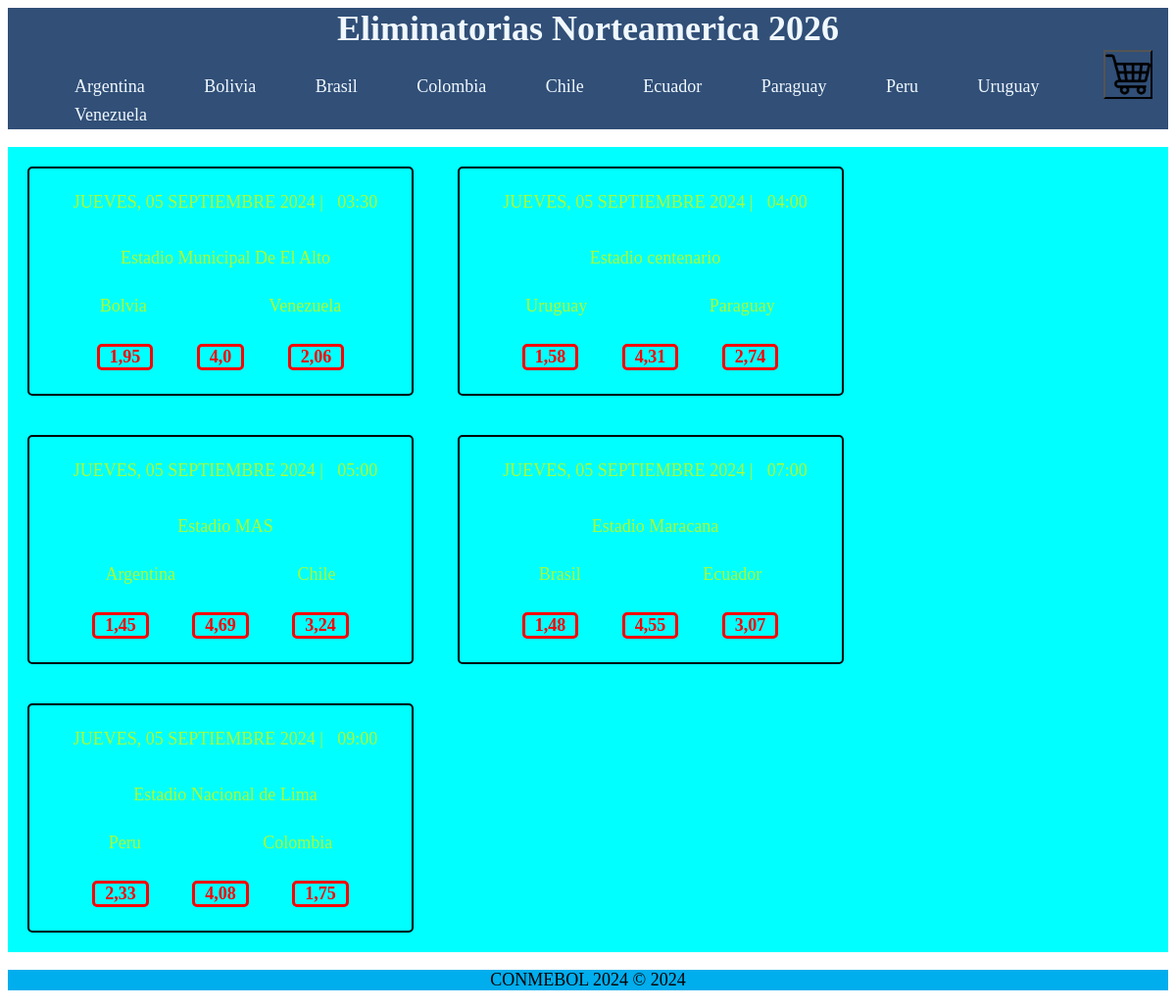
Page /programacion/inicio/ on the committed database.
### programacion/models.py (models this page shows, shortened)
class Partidos(models.Model):
    Local=models.ForeignKey(Seleccion, related_name='local',on_delete=models.CASCADE)
    Visitante=models.ForeignKey(Seleccion, related_name='visitante', on_delete=models.CASCADE)
    horario=models.ForeignKey(Horario,related_name='hour',on_delete=models.CASCADE)
    dia=models.ForeignKey(Dia,related_name='day',on_delete=models.CASCADE)
    def c_local(self):
        p_local=(self.Local.nivel_local)
        p_visitante=(self.Visitante.nivel_visitante)
        probabilidad=p_local/(p_local+p_visitante)
        cuota_local=1/probabilidad
        return cuota_local
    def c_empate(self):
        p_local=(self.Local.nivel_local)
        p_visitante=(self.Visitante.nivel_visitante)
        probabilidad_empate=(p_local/(p_local+p_visitante))*(p_visitante/(p_local+p_visitante))
        cuota_empate=1/probabilidad_empate
        return cuota_empate
    def c_visitante(self):
        p_local=(self.Local.nivel_local)
        p_visitante=(self.Visitante.nivel_visitante)
        probabilidad_visita=p_visitante/(p_local+p_visitante)
        cuota_visitante=1/probabilidad_visita
        return cuota_visitante

class Dia(models.Model):
    dia=models.DateField()

class Horario(models.Model):
    horario= models.TimeField()

class Seleccion(models.Model):
    nombre=models.CharField(max_length=20)
    estadio=models.CharField(max_length=50)
    nivel_local=models.FloatField()
    nivel_visitante=models.FloatField()

### programacion/views.py (the view)
# urls.py: path("inicio/",views.partidos,name="partidos"),
def partidos(request):
    partidos=Partidos.objects.all()
    horarios=Horario.objects.all()
    return render(request,'inicio.html',{'partidos':partidos,'horario':horarios})

### programacion/templatetags/personality_filters.py (called while the page is built)
@register.filter
def redondear(valor,decimal=2):
    va=float(valor)
    return round(va,decimal)

### programacion/templates/inicio.html (shortened to what this page needs)
{% extends 'layout.html' %}
{% load static %}
{% load personality_filters %}
{% block content %}
<form method='POST' action="{% url "apuestas" %}">
{% for match in partidos %}
<div class="contenedor">
    <p class="info">{{match.dia.dia|date:"l, d F Y"|upper}} |</p>
    <p class="info">{{match.horario.horario}}</p>
    <p>{{match.Local.estadio}}</p>
    <p class="equipos">{{match.Local.nombre}}</p>
    <p class="equipos">{{match.Visitante.nombre}}</p>
    <label><input type="checkbox" class="checkbox" name="valores" value="{{match.c_local}}"><p class="cuota">{{match.c_local|redondear:2}}</p></label>
    <label><input type="checkbox" class="checkbox" name="valores" value="{{match.c_empate}}"><p class="cuota">{{match.c_empate|redondear:2}}</p></label>
    <label><input type="checkbox" class="checkbox" name="valores" value="{{match.c_visitante}}"><p class="cuota">{{match.c_visitante|redondear:2}}</p></label>
</div>
{% endfor %}
<button class="carrito"><img id="carro" src="{% static "img/3144456.png" %}"></button>
</form>
{% endblock%}

### programacion/templates/layout.html (shortened to what this page needs)
<DOCTYPE! html>
<html>
    <head>
        {% load static%}
        <link rel="stylesheet" href="{% static 'css/styles.css' %}">
    </head>
    <body>
        <header>
            <div class="cabecera">
            <h1 style="text-align: center"><a href="{% url 'partidos'%}">Eliminatorias Norteamerica 2026</a></h1>
            </div>
            <ul>
                <li class="pais"><a href="{% url 'seleccion' p1=1 %}">Argentina</a></li>
                <li class="pais"><a href="{% url 'seleccion' p1=2 %}">Bolivia</a></li>
                <li class="pais"><a href="{% url 'seleccion' p1=3 %}">Brasil</a></li>
                <li class="pais"><a href="{% url 'seleccion' p1=4 %}">Colombia</a></li>
                <li class="pais"><a href="{% url 'seleccion' p1=5 %}">Chile</a></li>
                <li class="pais"><a href="{% url 'seleccion' p1=6 %}">Ecuador</a></li>
                <li class="pais"><a href="{% url 'seleccion' p1=7 %}">Paraguay</a></li>
                <li class="pais"><a href="{% url 'seleccion' p1=8 %}">Peru</a></li>
                <li class="pais"><a href="{% url 'seleccion' p1=9 %}">Uruguay</a></li>
                <li class="pais"><a href="{% url 'seleccion' p1=10 %}">Venezuela</a></li>
        </header>
        <main>
            {% block content %}
            {% endblock %}
        </main>
        <footer>
            <div>
                <p>CONMEBOL 2024 &copy 2024</p>
            </div>
        </footer>
    </body>
</html>

### programacion/static/css/styles.css (style rules this page uses)
body { font-family: 'Times New Roman', Times, serif; font-size:18px; }
footer { background-color: #00aded; text-align: center; }
header { background-color: #314f77; }
main { background-color: aqua; }
li { display:inline-block; padding:4px 8px; margin:0px 20px; }
a { text-decoration: none; color:aliceblue }
.contenedor { color:greenyellow; box-sizing: content-box; width: 390px; height: 230px; display:inline-block; margin: 20px; border: 2px solid black ; border-radius: 5px; background-image: url("https://cdn.conmebol.com/wp-content/uploads/2017/05/logo-nueva-conmebol-750px_0.jpg") ; background-size: cover; text-align: center; justify-content: center; align-content: center; }
.contenedor p:not(.equipos,.apuesta,.cuota) { margin-left: 10px; }
.info ,.equipos { display: inline-block; }
.equipos { margin:10px 60px }
.cuota { display:inline-block; font-weight: bold; color:red; margin-left:20px; margin-right: 20px; padding-left: 10px; padding-right: 10px; border:3px solid; border-radius: 5px; align-content: center; }
.carrito { position: fixed; bottom: 10px; right: 10px; width: 50px; height: 50px; background-color: transparent; top:5%; right:2%; display: flex; align-items: center; justify-content: center; padding: 10px; }
#carro { position: absolute; top: 0; left: 0; width: 100%; height: auto; }

### rows in the picture
Partidos: dia.dia "JUEVES, 05 SEPTIEMBRE 2024", horario.horario "03:30", Local.estadio "Estadio Municipal De El Alto", Local.nombre "Bolvia", Visitante.nombre "Venezuela", c_local|redondear "1,95", c_empate|redondear "4,0", c_visitante|redondear "2,06"
Partidos: dia.dia "JUEVES, 05 SEPTIEMBRE 2024", horario.horario "04:00", Local.estadio "Estadio centenario", Local.nombre "Uruguay", Visitante.nombre "Paraguay", c_local|redondear "1,58", c_empate|redondear "4,31", c_visitante|redondear "2,74"
Partidos: dia.dia "JUEVES, 05 SEPTIEMBRE 2024", horario.horario "05:00", Local.estadio "Estadio MAS", Local.nombre "Argentina", Visitante.nombre "Chile", c_local|redondear "1,45", c_empate|redondear "4,69", c_visitante|redondear "3,24"
Partidos: dia.dia "JUEVES, 05 SEPTIEMBRE 2024", horario.horario "07:00", Local.estadio "Estadio Maracana", Local.nombre "Brasil", Visitante.nombre "Ecuador", c_local|redondear "1,48", c_empate|redondear "4,55", c_visitante|redondear "3,07"
Partidos: dia.dia "JUEVES, 05 SEPTIEMBRE 2024", horario.horario "09:00", Local.estadio "Estadio Nacional de Lima", Local.nombre "Peru", Visitante.nombre "Colombia", c_local|redondear "2,33", c_empate|redondear "4,08", c_visitante|redondear "1,75"
